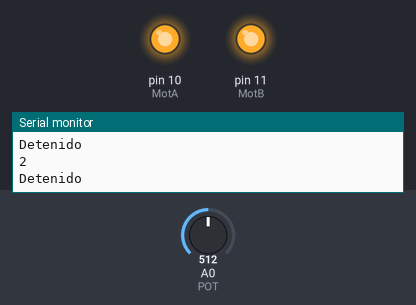
Simulated run of this sketch. Board: Arduino Uno, built with avr-gcc and run on an emulated ATmega328P. Shown: output pins drawn as LEDs (lit = HIGH), the last lines printed to the serial monitor. Inputs (shaded band) come from the test bench; at power-on: A0 (POT) = 512.

Above: at 1.2 s.
1.3 s: A0 (POT) set to 420
2.8 s: A0 (POT) set to 401
At 4.0 s:
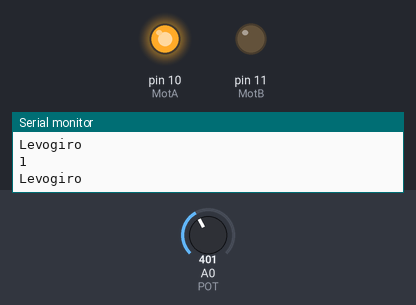
4.3 s: A0 (POT) set to 900
At 5.2 s:
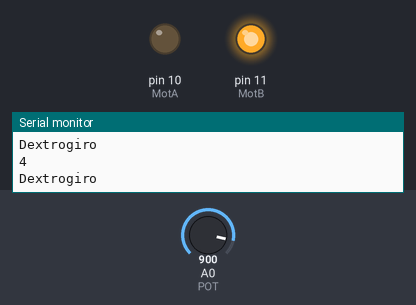
5.8 s: A0 (POT) set to 832
8.8 s: A0 (POT) set to 804
At 9.5 s:
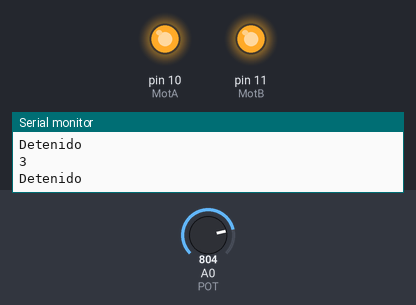
Timing chart, 0 to 11.8 s (numbered marks = the images above; inputs shaded):
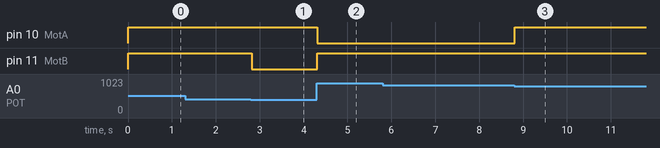

The sketch:

P5A2-ControlGiro.ino
```cpp
#define POT A0
#define MotA 10
#define MotB 11

float POTValue;
int voltajeLeido;

void setup() {
  pinMode(MotA, OUTPUT);
  pinMode(MotB, OUTPUT);
  Serial.begin(9600);
}

void loop() {
  POTValue = analogRead(POT);
  voltajeLeido = map(POTValue, 0, 1023, 0.0, 5.0);
  Serial.println(voltajeLeido);
  if( 0 < voltajeLeido && voltajeLeido < 2){
    doLevoGiro();
  } else if(2 <= voltajeLeido && voltajeLeido <= 3){
    doStop();
  } else if(3 < voltajeLeido && voltajeLeido < 5) {
    doDextroGiro();
  }

}

void doLevoGiro(){
  digitalWrite(MotA, HIGH);
  digitalWrite(MotB, LOW);
  Serial.println("Levogiro");
}

void doDextroGiro(){
  digitalWrite(MotA, LOW);
  digitalWrite(MotB, HIGH);
  Serial.println("Dextrogiro");
}

void doStop(){
  digitalWrite(MotA, HIGH);
  digitalWrite(MotB, HIGH);
  Serial.println("Detenido");
}
```

Measured:
- the behaviour switches between 410 and 409 on A0 (POT) (found by bisection; images 0 and 1)
- the behaviour switches between 819 and 818 on A0 (POT) (found by bisection; images 2 and 3)
- after the input at 2.8 s, pin 11 (MotB): HIGH → LOW at once
- after the input at 4.3 s, pin 10 (MotA): HIGH → LOW at once; pin 11 (MotB): LOW → HIGH at once
- after the input at 8.8 s, pin 10 (MotA): LOW → HIGH at once
